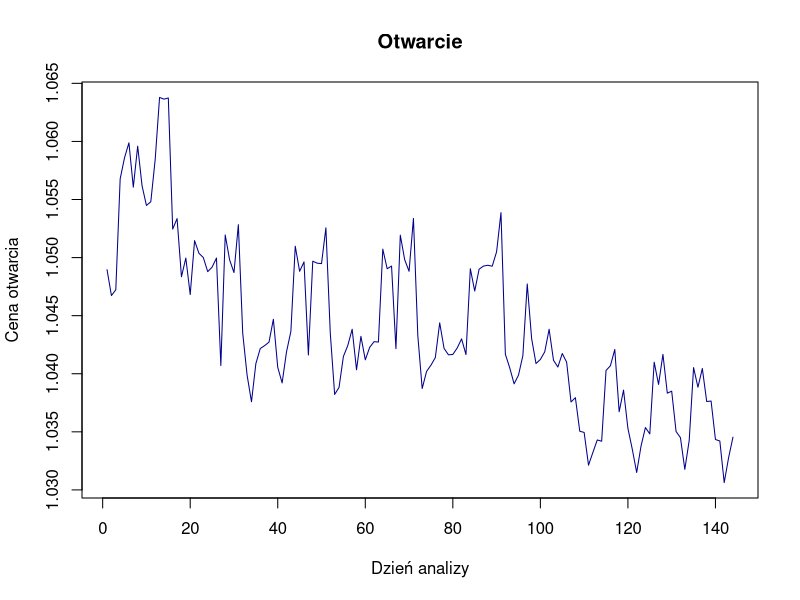
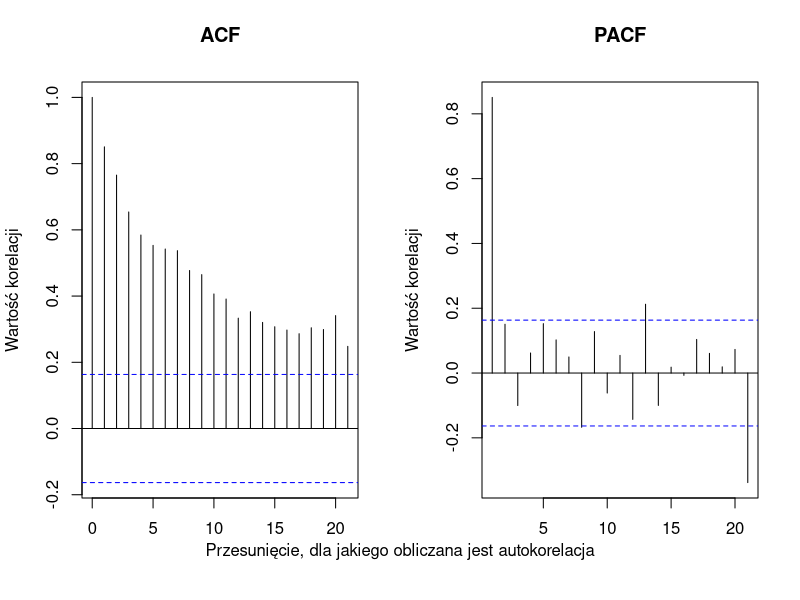
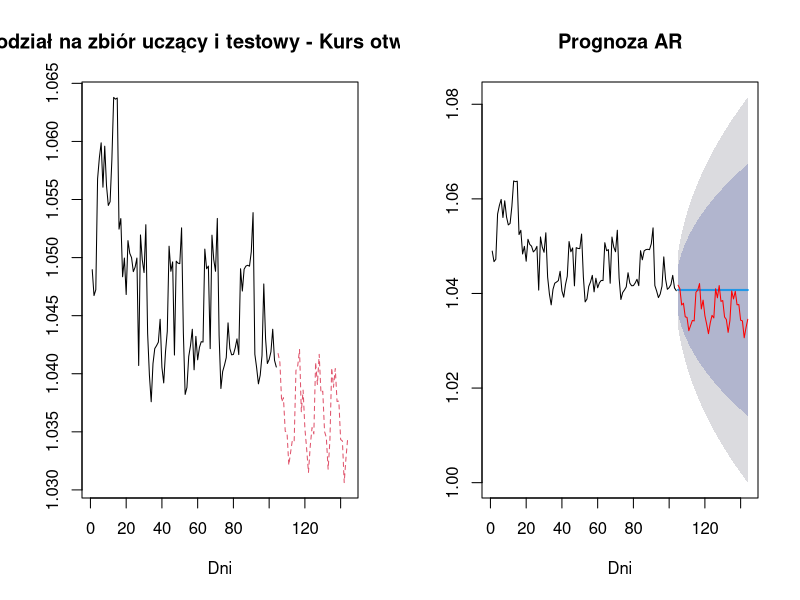
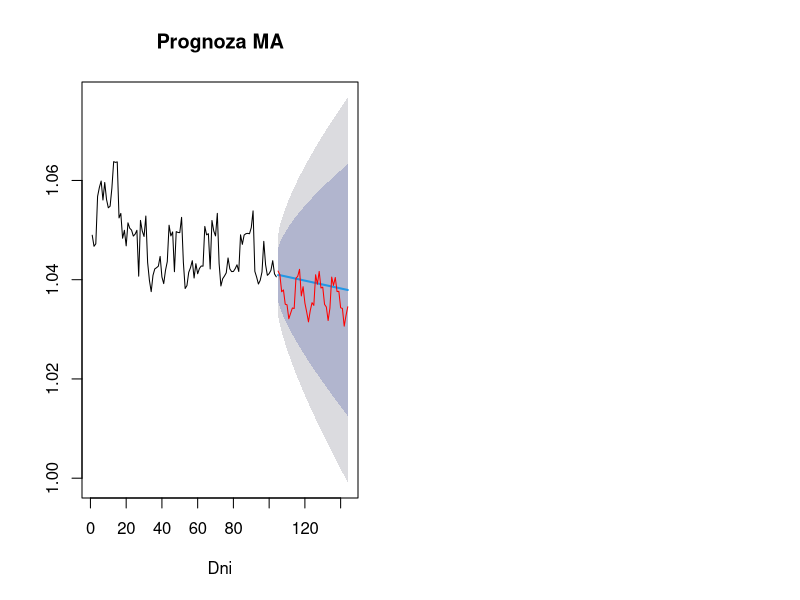

R code for these plots, in order:
## ---- chunk 1
knitr::opts_chunk$set(echo = TRUE)
## ---- chunk 2
dane <- read.csv2("mwozna-dane.csv", colClasses = c('character', 'character' , 'numeric', 'numeric'), dec='.')
dniTygodnia <- c("Środa","Czwartek","Piątek","Poniedziałek","Wtorek")
 for(i in 1:nrow(dane)){
   dane[i,5]<-dniTygodnia[(i-1)%%(length(dniTygodnia))+1]
 }
 colnames(dane)[5]  <- "DzienTygodnia"
 dane$DzienTygodnia = as.factor(dane$DzienTygodnia)
 Data <- as.Date(dane$Data, "%Y%m%d")
 dane$Data=Data
 Time <- strftime(strptime(dane$Godzina, format = '%H%M%S'), format = '%H')
 dane$Godzina = Time
 head(dane)
 
## ---- chunk 3
library(dplyr)
library(forecast)
sc <- ts(dane$Otwarcie, frequency = 1)
dates <- as.Date(dane$Data, format='%Y-%m-%d')
## ---- chunk 4
plot(sc, main="Otwarcie",col="darkblue", xlab = "Dzień analizy", ylab="Cena otwarcia")
## ---- chunk 5
par(mfrow = c( 1, 2), pty = "m")
acf(sc, main="ACF", ylab="Wartość korelacji", xlab=" ")
pacf(sc, main="PACF", ylab="Wartość korelacji", xlab= " ")

mtext("Przesunięcie, dla jakiego obliczana jest autokorelacja", side = 1, line = -3, outer = TRUE)
## ---- chunk 6
l<-length(sc)
## ---- chunk 7
uczacy<-window(sc,end=104)
head(uczacy)
testowy<-window(sc,start=105)
head(testowy)
## ---- chunk 8
ts.plot(uczacy, testowy, col=1:2, lty=c(1,2), xlab="Dni", main= "Podział na zbiór uczący i testowy - Kurs otwarcia ")
## ---- chunk 9
modelar<-Arima(uczacy,order = c(2,1,0))
summary(modelar)
## ---- chunk 10
modelma<-Arima(uczacy, order=c(0,2,3))
summary(modelma)
## ---- chunk 11
modelarima<-Arima(uczacy, order=c(1,2,2))
summary(modelarima)
## ---- chunk 12
prognozaAR<-forecast(modelar,h=length(testowy))
prognozaAR
## ---- chunk 13
prognozaMA<-forecast(modelma,h=length(testowy))
prognozaMA



plot(prognozaAR, xlab="Dni" , main= "Prognoza AR")
lines(testowy, col='red' )
plot(prognozaMA, xlab="Dni" , main= "Prognoza MA")
lines(testowy, col='red' )
## ---- chunk 14
b1=mean(((prognozaAR$mean-testowy)^2))
b2=mean(((prognozaMA$mean-testowy)^2))

if(b1==b2){
  print("Nie możemy wskazać lepszego modelu.")
} else if(b1<b2){
  print("Model AR jest lepszy.")
} else{
  print("Model MA jest lepszy.")
}
